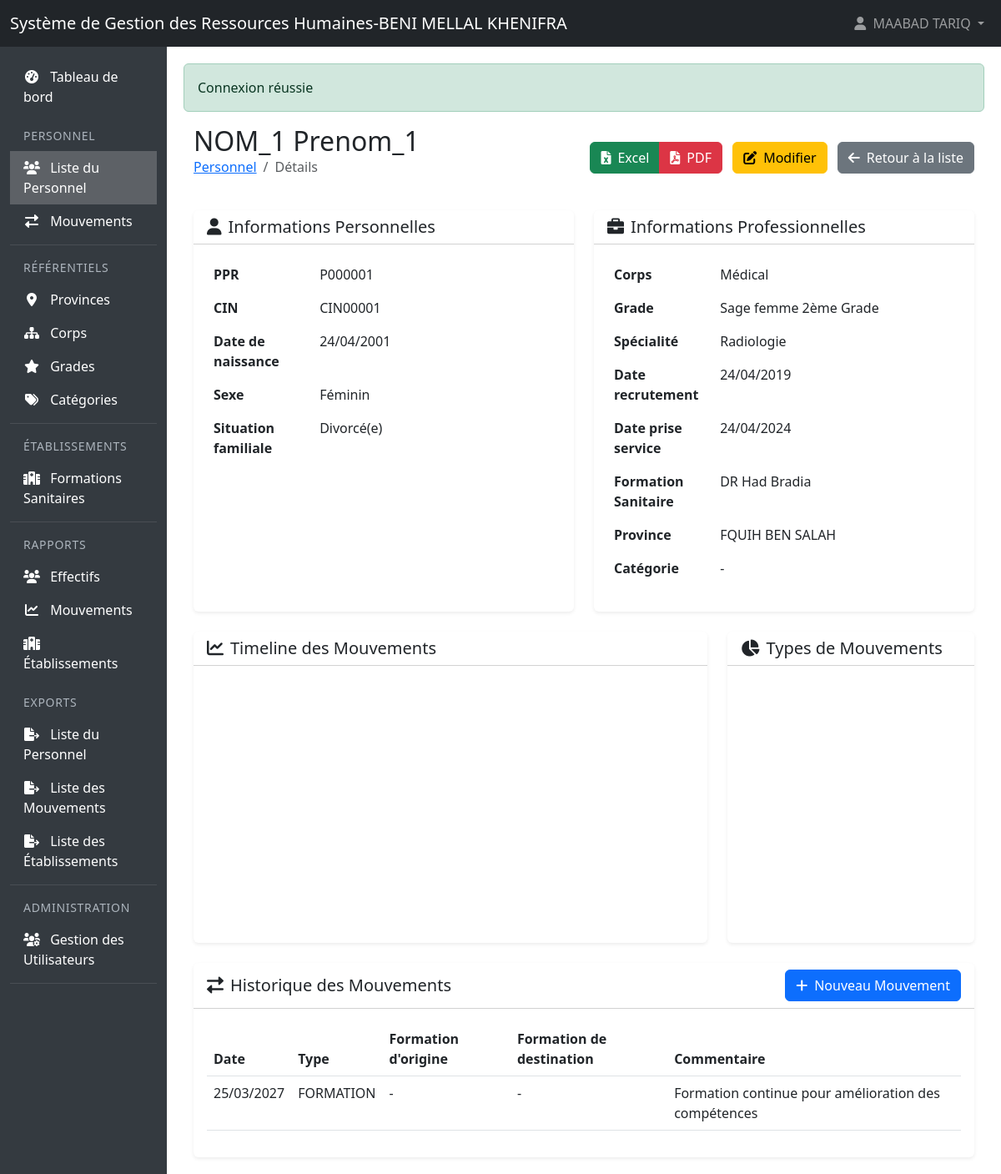
Page /APP_SGRHBMKH/personnel/show/1 (signed in) on the committed database.
### tables this page shows
CREATE TABLE `personnel` (
  `id` int(11) NOT NULL,
  `ppr` varchar(10) NOT NULL,
  `nom` varchar(100) NOT NULL,
  `prenom` varchar(100) NOT NULL,
  `cin` varchar(20) NOT NULL,
  `date_naissance` date NOT NULL,
  `sexe` enum('M','F') NOT NULL,
  `situation_familiale` enum('CELIBATAIRE','MARIE','DIVORCE','VEUF') NOT NULL,
  `corps_id` int(11) DEFAULT NULL,
  `grade_id` int(11) DEFAULT NULL,
  `specialite_id` int(11) DEFAULT NULL,
  `date_recrutement` date NOT NULL,
  `date_prise_service` date NOT NULL,
  `formation_sanitaire_id` int(11) DEFAULT NULL,
  `created_at` timestamp NOT NULL DEFAULT current_timestamp(),
  `updated_at` timestamp NOT NULL DEFAULT current_timestamp() ON UPDATE current_timestamp(),
  `deleted_at` timestamp NULL DEFAULT NULL
);

CREATE TABLE `corps` (
  `id` int(11) NOT NULL,
  `nom_corps` varchar(100) NOT NULL,
  `type_corps` enum('MEDICAL','PARAMEDICAL','ADMINISTRATIF') NOT NULL DEFAULT 'ADMINISTRATIF',
  `description` text DEFAULT NULL,
  `created_at` timestamp NOT NULL DEFAULT current_timestamp(),
  `updated_at` timestamp NOT NULL DEFAULT current_timestamp() ON UPDATE current_timestamp(),
  `deleted_at` timestamp NULL DEFAULT NULL
);

CREATE TABLE `grades` (
  `id` int(11) NOT NULL,
  `nom_grade` varchar(100) NOT NULL,
  `corps_id` int(11) DEFAULT NULL,
  `echelle` varchar(50) DEFAULT NULL,
  `created_at` timestamp NOT NULL DEFAULT current_timestamp(),
  `updated_at` timestamp NOT NULL DEFAULT current_timestamp() ON UPDATE current_timestamp(),
  `deleted_at` timestamp NULL DEFAULT NULL
);

CREATE TABLE `specialites` (
  `id` int(11) NOT NULL,
  `nom_specialite` varchar(100) NOT NULL,
  `description` text DEFAULT NULL,
  `created_at` timestamp NOT NULL DEFAULT current_timestamp(),
  `updated_at` timestamp NOT NULL DEFAULT current_timestamp() ON UPDATE current_timestamp(),
  `deleted_at` timestamp NULL DEFAULT NULL
);

CREATE TABLE `formations_sanitaires` (
  `id` int(11) NOT NULL,
  `nom_formation` varchar(255) NOT NULL,
  `type_formation` varchar(100) DEFAULT NULL,
  `province_id` int(11) DEFAULT NULL,
  `categorie_id` int(11) DEFAULT NULL,
  `milieu` enum('URBAIN','RURAL') NOT NULL,
  `created_at` timestamp NOT NULL DEFAULT current_timestamp(),
  `updated_at` timestamp NOT NULL DEFAULT current_timestamp() ON UPDATE current_timestamp(),
  `deleted_at` timestamp NULL DEFAULT NULL
);

CREATE TABLE `provinces` (
  `id` int(11) NOT NULL,
  `nom_province` varchar(100) NOT NULL,
  `created_at` timestamp NOT NULL DEFAULT current_timestamp(),
  `updated_at` timestamp NOT NULL DEFAULT current_timestamp() ON UPDATE current_timestamp(),
  `deleted_at` timestamp NULL DEFAULT NULL
);

CREATE TABLE `mouvements_personnel` (
  `id` int(11) NOT NULL,
  `personnel_id` int(11) NOT NULL,
  `type_mouvement` enum('DECES','MUTATION','DEMISSION','FORMATION','SUSPENSION','MISE_A_DISPOSITION','MISE_EN_DISPONIBILITE','RETRAITE_AGE') NOT NULL,
  `date_mouvement` date NOT NULL,
  `formation_sanitaire_origine_id` int(11) DEFAULT NULL,
  `formation_sanitaire_destination_id` int(11) DEFAULT NULL,
  `commentaire` text DEFAULT NULL,
  `created_at` timestamp NOT NULL DEFAULT current_timestamp(),
  `updated_at` timestamp NOT NULL DEFAULT current_timestamp() ON UPDATE current_timestamp(),
  `deleted_at` timestamp NULL DEFAULT NULL
);

### views/personnel/show.php (the view, shortened to what the rows shown need)
<div class="container-fluid">
    <div class="d-flex justify-content-between align-items-center mb-4">
        <div>
            <h2 class="mb-0"><?php echo htmlspecialchars($personnel['nom'] . ' ' . $personnel['prenom']); ?></h2>
            <nav aria-label="breadcrumb">
                <ol class="breadcrumb">
                    <li class="breadcrumb-item"><a href="/APP_SGRHBMKH/personnel">Personnel</a></li>
                    <li class="breadcrumb-item active">Détails</li>
                </ol>
            </nav>
        </div>
        <div>
            <div class="btn-group me-2" role="group">
                <a href="/APP_SGRHBMKH/export/staff?id=<?php echo $personnel['id']; ?>&format=excel" class="btn btn-success">
                    <i class="fas fa-file-excel me-2"></i>Excel
                </a>
                <a href="/APP_SGRHBMKH/export/staff?id=<?php echo $personnel['id']; ?>&format=pdf" class="btn btn-danger">
                    <i class="fas fa-file-pdf me-2"></i>PDF
                </a>
            </div>
            <?php if ($canEdit): ?>
                <a href="/APP_SGRHBMKH/personnel/edit/<?php echo $personnel['id']; ?>" class="btn btn-warning me-2">
                    <i class="fas fa-edit me-2"></i>Modifier
                </a>
            <?php endif; ?>
            <a href="/APP_SGRHBMKH/personnel" class="btn btn-secondary">
                <i class="fas fa-arrow-left me-2"></i>Retour à la liste
            </a>
        </div>
    </div>
    <div class="row g-4">
        <div class="col-md-6">
            <div class="card border-0 shadow-sm h-100">
                <div class="card-header bg-transparent">
                    <h5 class="card-title mb-0"><i class="fas fa-user me-2"></i>Informations Personnelles</h5>
                </div>
                <div class="card-body">
                    <table class="table">
                        <tr>
                            <th width="30%" class="border-0">PPR</th>
                            <td class="border-0"><?php echo htmlspecialchars($personnel['ppr']); ?></td>
                        </tr>
                        <tr>
                            <th class="border-0">CIN</th>
                            <td class="border-0"><?php echo htmlspecialchars($personnel['cin']); ?></td>
                        </tr>
                        <tr>
                            <th class="border-0">Date de naissance</th>
                            <td class="border-0"><?php echo date('d/m/Y', strtotime($personnel['date_naissance'])); ?></td>
                        </tr>
                        <tr>
                            <th class="border-0">Sexe</th>
                            <td class="border-0"><?php echo $personnel['sexe'] === 'M' ? 'Masculin' : 'Féminin'; ?></td>
                        </tr>
                        <tr>
                            <th class="border-0">Situation familiale</th>
                            <td class="border-0">
                                <?php
                                $situations = [
                                    'CELIBATAIRE' => 'Célibataire',
                                    'MARIE' => 'Marié(e)',
                                    'DIVORCE' => 'Divorcé(e)',
                                    'VEUF' => 'Veuf/Veuve'
                                ];
                                echo $situations[$personnel['situation_familiale']] ?? '-';
                                ?>
                            </td>
                        </tr>
                    </table>
                </div>
            </div>
        </div>
        <div class="col-md-6">
            <div class="card border-0 shadow-sm h-100">
                <div class="card-header bg-transparent">
                    <h5 class="card-title mb-0"><i class="fas fa-briefcase me-2"></i>Informations Professionnelles</h5>
                </div>
                <div class="card-body">
                    <table class="table">
                        <tr>
                            <th width="30%" class="border-0">Corps</th>
                            <td class="border-0"><?php echo htmlspecialchars($personnel['nom_corps'] ?? '-'); ?></td>
                        </tr>
                        <tr>
                            <th class="border-0">Grade</th>
                            <td class="border-0"><?php echo htmlspecialchars($personnel['nom_grade'] ?? '-'); ?></td>
                        </tr>
                        <tr>
                            <th class="border-0">Spécialité</th>
                            <td class="border-0"><?php echo htmlspecialchars($personnel['nom_specialite'] ?? '-'); ?></td>
                        </tr>
                        <tr>
                            <th class="border-0">Date recrutement</th>
                            <td class="border-0"><?php echo date('d/m/Y', strtotime($personnel['date_recrutement'])); ?></td>
                        </tr>
                        <tr>
                            <th class="border-0">Date prise service</th>
                            <td class="border-0"><?php echo date('d/m/Y', strtotime($personnel['date_prise_service'])); ?></td>
                        </tr>
                        <tr>
                            <th class="border-0">Formation Sanitaire</th>
                            <td class="border-0"><?php echo htmlspecialchars($personnel['nom_formation'] ?? '-'); ?></td>
                        </tr>
                        <tr>
                            <th class="border-0">Province</th>
                            <td class="border-0"><?php echo htmlspecialchars($personnel['nom_province'] ?? '-'); ?></td>
                        </tr>
                        <tr>
                            <th class="border-0">Catégorie</th>
                            <td class="border-0"><?php echo htmlspecialchars($personnel['categorie'] ?? '-'); ?></td>
                        </tr>
                    </table>
                </div>
            </div>
        </div>
        <div class="col-md-12">
            <div class="row g-4">
                <div class="col-md-8">
                    <div class="card border-0 shadow-sm">
                        <div class="card-header bg-transparent">
                            <h5 class="card-title mb-0"><i class="fas fa-chart-line me-2"></i>Timeline des Mouvements</h5>
                        </div>
                        <div class="card-body">
                            <div id="timelineChart" style="height: 300px;"></div>
                        </div>
                    </div>
                </div>
                <div class="col-md-4">
                    <div class="card border-0 shadow-sm">
                        <div class="card-header bg-transparent">
                            <h5 class="card-title mb-0"><i class="fas fa-chart-pie me-2"></i>Types de Mouvements</h5>
                        </div>
                        <div class="card-body">
                            <div id="typeDistributionChart" style="height: 300px;"></div>
                        </div>
                    </div>
                </div>
            </div>
        </div>
        <div class="col-12">
            <div class="card border-0 shadow-sm">
                <div class="card-header bg-transparent d-flex justify-content-between align-items-center">
                    <h5 class="card-title mb-0"><i class="fas fa-exchange-alt me-2"></i>Historique des Mouvements</h5>
                    <?php if ($canCreate): ?>
                        <button type="button" class="btn btn-primary" data-bs-toggle="modal" data-bs-target="#mouvementModal">
                            <i class="fas fa-plus me-2"></i>Nouveau Mouvement
                        </button>
                    <?php endif; ?>
                </div>
                <div class="card-body">
                    <div class="table-responsive">
                        <table class="table table-hover">
                            <thead>
                                <tr>
                                    <th>Date</th>
                                    <th>Type</th>
                                    <th>Formation d'origine</th>
                                    <th>Formation de destination</th>
                                    <th>Commentaire</th>
                                </tr>
                            </thead>
                            <tbody>
                                <?php if (!empty($mouvements)): ?>
                                    <?php foreach ($mouvements as $mouvement): ?>
                                        <tr>
                                            <td><?php echo date('d/m/Y', strtotime($mouvement['date_mouvement'])); ?></td>
                                            <td>
                                                <?php
                                                $types = [
                                                    'DECES' => '<span class="badge bg-dark">Décès</span>',
                                                    'MUTATION' => '<span class="badge bg-info">Mutation</span>',
                                                    'DEMISSION' => '<span class="badge bg-warning">Démission</span>',
                                                    'FORMATION' => '<span class="badge bg-primary">Formation</span>',
                                                    'SUSPENSION' => '<span class="badge bg-danger">Suspension</span>',
                                                    'MISE_A_DISPOSITION' => '<span class="badge bg-success">Mise à disposition</span>',
                                                    'MISE_EN_DISPONIBILITE' => '<span class="badge bg-secondary">Mise en disponibilité</span>',
                                                    'RETRAITE_AGE' => '<span class="badge bg-danger">Retraite</span>'
                                                ];
                                                echo $types[$mouvement['type_mouvement']] ?? $mouvement['type_mouvement'];
                                                ?>
                                            </td>
                                            <td><?php echo htmlspecialchars($mouvement['formation_origine'] ?? '-'); ?></td>
                                            <td><?php echo htmlspecialchars($mouvement['formation_destination'] ?? '-'); ?></td>
                                            <td><?php echo htmlspecialchars($mouvement['commentaire'] ?? '-'); ?></td>
                                        </tr>
                                    <?php endforeach; ?>
                                <?php else: ?>
                                    <tr>
                                        <td colspan="5" class="text-center">Aucun mouvement enregistré</td>
                                    </tr>
                                <?php endif; ?>
                            </tbody>
                        </table>
                    </div>
                </div>
            </div>
        </div>
    </div>
</div>

### rows in the picture
personnel: nom+prenom "NOM_1 Prenom_1", ppr "P000001", cin "CIN00001", date_naissance "24/04/2001", situation_familiale "Divorcé(e)", corps.nom_corps "Médical", grade.nom_grade "Sage femme 2ème Grade", specialite.nom_specialite "Radiologie", date_recrutement "24/04/2019", date_prise_service "24/04/2024", formation_sanitaire.nom_formation "DR Had Bradia", provinces.nom_province "FQUIH BEN SALAH"
mouvements_personnel: date_mouvement "25/03/2027", type_mouvement "FORMATION", formation_origine "-", formation_destination "-", commentaire "Formation continue pour amélioration des compétences"

### other values in the picture
$_SESSION['user_name'] "MAABAD TARIQ"
$message['message'] "Connexion réussie"
$personnel['categorie'] "-"
